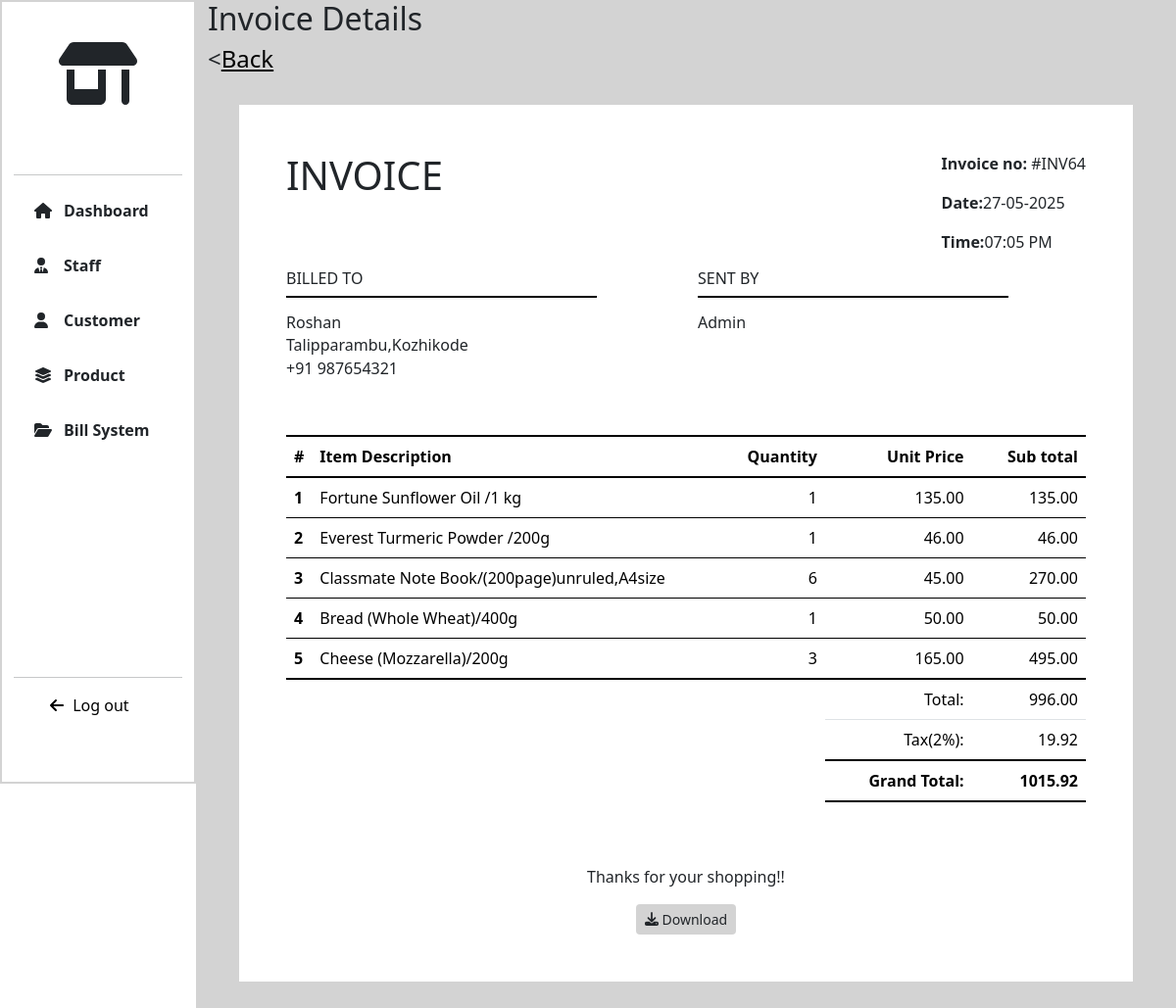
The page /BILLING/view_invoice/64 (signed in) on the database its author committed.
### BILLING/models.py (models this page shows, shortened)
class Invoice(models.Model):
    customer=models.ForeignKey(Customer,on_delete=models.CASCADE)
    staff=models.ForeignKey(User,on_delete=models.CASCADE)
    date=models.DateTimeField(auto_now_add=True)
    gst_percentage=models.IntegerField(default=2)
    gst=models.DecimalField(max_digits=5,decimal_places=2,default=0.00)
    total = models.DecimalField(max_digits=15,decimal_places=2,default=0)
    grand_total=models.DecimalField(max_digits=15,default=0,decimal_places=2)

class InvoiceItem(models.Model):
    invoice=models.ForeignKey(Invoice,on_delete=models.CASCADE)
    product=models.ForeignKey(Product,on_delete=models.CASCADE)
    quantity=models.PositiveIntegerField(default=1)
    sub_total = models.DecimalField(max_digits=10,decimal_places=2,default=0.00)

### CUSTOMER/models.py (models this page shows, shortened)
class Customer(models.Model):
    fullname=models.CharField(max_length=255)
    phone=models.IntegerField(unique=True)
    address=models.TextField()

### PRODUCT/models.py (models this page shows, shortened)
class Product(models.Model):
    product_id=models.CharField(max_length=10)
    name=models.CharField(max_length=255)
    description=models.TextField(null=True,blank=True)
    price=models.DecimalField(max_digits=10,decimal_places=2)
    stock=models.PositiveIntegerField()
    image=models.ImageField(upload_to='products/',null=True,blank=True)
    category=models.CharField(choices=CATEGORY_CHOICES,max_length=255,null=True,blank=True)
    is_active=models.BooleanField(default=True)
    created_at=models.DateTimeField(auto_now_add=True)
    updated_at=models.DateTimeField(auto_now=True)

### BILLING/views.py (the view)
# urls.py: path('view_invoice/<int:id>',views.view_invoice,name="view_invoice"),
@login_required
def view_invoice(request,id):
    invoice=Invoice.objects.get(id=id)
    invoiceItem=InvoiceItem.objects.filter(invoice=invoice)
    return render(request,"view_invoice.html",locals())

### Templates/view_invoice.html (shortened to what this page needs)
{% extends 'extends.html' %}
{% load static %}
{% block link %}
<link rel="stylesheet" href="{% static '/CSS/product.css' %}">
<link rel="stylesheet" href="{% static '/CSS/invoice.css' %}">
{% endblock %}
{% block content %}
<div class="col-lg-10 col-md-9 col-sm-9 page-col">
   <section class="view-page">
    <h2>Invoice Details</h2>
    <h4 class="back"><<a href="{% url 'invoices' %}">Back</a></h4>
    <div class="invoice p-4">
        <div class="invoice-content">
            <div class="header-invoice p-4">
                <div class="top-header">
                  <div class="header-left d-flex" >
                      <div>
                        <h1>INVOICE</h1>
                      </div>
                    </div>
                    <div class="header-right">
                      <p><strong>Invoice no: </strong>#INV{{ invoice.id }}</p>
                      <p><strong>Date:</strong>{{ invoice.date|date:"d-m-Y" }}</p>
                      <p><strong>Time:</strong>{{ invoice.date|time:"h:i A" }}</p>
                    </div>
                </div>
                <div class="bottom-header row">
                  <div class="bill-to col-lg-6">
                      <h6 class="">BILLED TO</h6>
                      <hr class="header-hr">
                       <div class="content-bill-to">
                          <h6>{{ invoice.customer.fullname }}</h6>
                          <p>{{ invoice.customer.address }}</p>
                          <p>+91 {{ invoice.customer.phone }}</p>
                       </div>
                  </div>
                  <div class="sent-by col-lg-6">
                      <h6 class="">SENT BY</h6>
                      <hr class="header-hr">
                       <div class="content-bill-to">
                          <h6>{% if request.user.is_superuser %}Admin{% else %}{{ invoice.staff.first_name }} {{ invoice.staff.last_name }}{% endif %}</h6>
                       </div>
                  </div>
                </div>
              </div>
              <div class="content-invoice p-4">
                  <table class="table invoice-table">
                      <thead class="table-head">
                        <tr>
                          <th scope="col" style="width: 2%;">#</th>
                          <th scope="col" style="width: 50%;">Item Description</th>
                          <th scope="col"  style="text-align: right;">Quantity</th>
                          <th scope="col"   style="text-align: right;">Unit Price</th>
                          <th scope="col"   style="text-align: right;">Sub total</th>
                        </tr>
                      </thead>
                      <tbody  class="table-body">
                        {% for item in invoiceItem %}
                        <tr>
                          <th scope="row">{{ forloop.counter }}</th>
                          <td>{{ item.product.name }}/{{ item.product.description}}</td>
                          <td   style="text-align: right;">{{ item.quantity }}</td>
                          <td  style="text-align: right;">{{ item.product.price }}</td>
                          <td   style="text-align: right;">{{ item.sub_total|floatformat:2 }}</td>
                        </tr>
                        {% endfor %}
                    </tbody>
                    <tfoot class="table-foot">
                          <tr>
                            <th colspan="3" style="border: none;"></th>
                            <td class="footer-text">Total:</td>
                            <td   style="text-align: right;">{{ invoice.total }}</td>
                          </tr>
                          <tr>
                            <th colspan="3" style="border: none;"></th>
                            <td class="footer-text">Tax({{ invoice.gst_percentage }}%):</td>
                            <td   style="text-align: right;">{{ invoice.gst }}</td>
                          </tr>
                          <tr class="footer-last-tr" >
                            <th colspan="3" style="border: none;"></th>
                            <td class="footer-text"><strong>Grand Total:</strong></td>
                            <td   style="text-align: right;"><strong>{{ invoice.grand_total|floatformat:2 }}</strong></td>
                          </tr>
                    </tfoot>
                    </table>
              </div>
        </div>
        <div class="msg p-4">
            <div>
                <p>Thanks for your shopping!!</p>
                <a href="{% url 'invoice_pdf' invoice.id %}" class="btn btn-product btn-sm"><i class="fa-solid fa-download"></i> Download</a>
            </div>
        </div>
    </div>
   </section>
</div>
{% endblock %}

### static/CSS/index.css (style rules this page uses)
body { margin: 0px; padding: 0px; box-sizing: border-box; }

### static/CSS/dashboard.css (style rules this page uses)
.row { height: 100vh; }
.page-col { background-color: lightgray; margin-left: auto; }

### static/CSS/product.css (style rules this page uses)
.btn-product { background-color:lightgray !important; }
.back a { color:#000; }

### static/CSS/invoice.css (style rules this page uses)
.invoice { display: flex; flex-direction: column; height: auto; min-height: 50vh; background-color: #fff; padding: 2rem; margin: 2rem; }
.top-header { display:flex; justify-content:space-between; }
.header-hr { border:1px solid #000; opacity:1; margin-top:0px !important; width: 80%; }
.content-bill-to { line-height:0.5rem; }
.msg { text-align:center; }
.invoice-table { border-top:2px solid #000; }
.table-head { border-bottom:2px solid #000; }
.table-body { border-bottom:2px solid #000; }
.bill-to, .sent-by, .total-details { width:50%; }
.footer-last-tr td { border-bottom: 2px solid #000; border-top: 2px solid #000; }
.table-foot .footer-text { text-align:right; }
.page-col { min-height: 100vh; }
.row { height: auto !important; }

### rows shown on the page
Invoice: id "64", date "27-05-2025", date "07:05 PM", customer.fullname "Roshan", customer.address "Talipparambu,Kozhikode", customer.phone "987654321", total "996.00", gst_percentage "2", gst "19.92", grand_total "1015.92"
InvoiceItem: product.name "Fortune Sunflower Oil", product.description "1 kg", quantity "1", product.price "135.00", sub_total "135.00"
InvoiceItem: product.name "Everest Turmeric Powder", product.description "200g", quantity "1", product.price "46.00", sub_total "46.00"
InvoiceItem: product.name "Classmate Note Book", product.description "(200page)unruled,A4size", quantity "6", product.price "45.00", sub_total "270.00"
InvoiceItem: product.name "Bread (Whole Wheat)", product.description "400g", quantity "1", product.price "50.00", sub_total "50.00"
InvoiceItem: product.name "Cheese (Mozzarella)", product.description "200g", quantity "3", product.price "165.00", sub_total "495.00"
